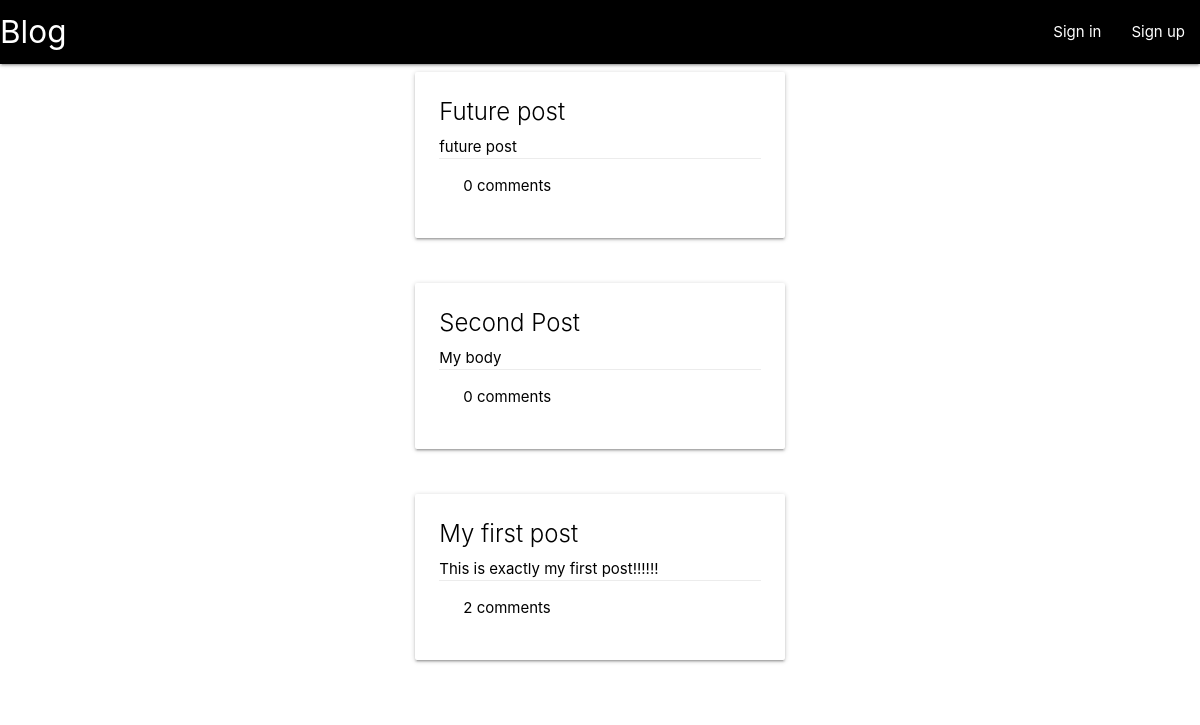
The app's page /, older data.
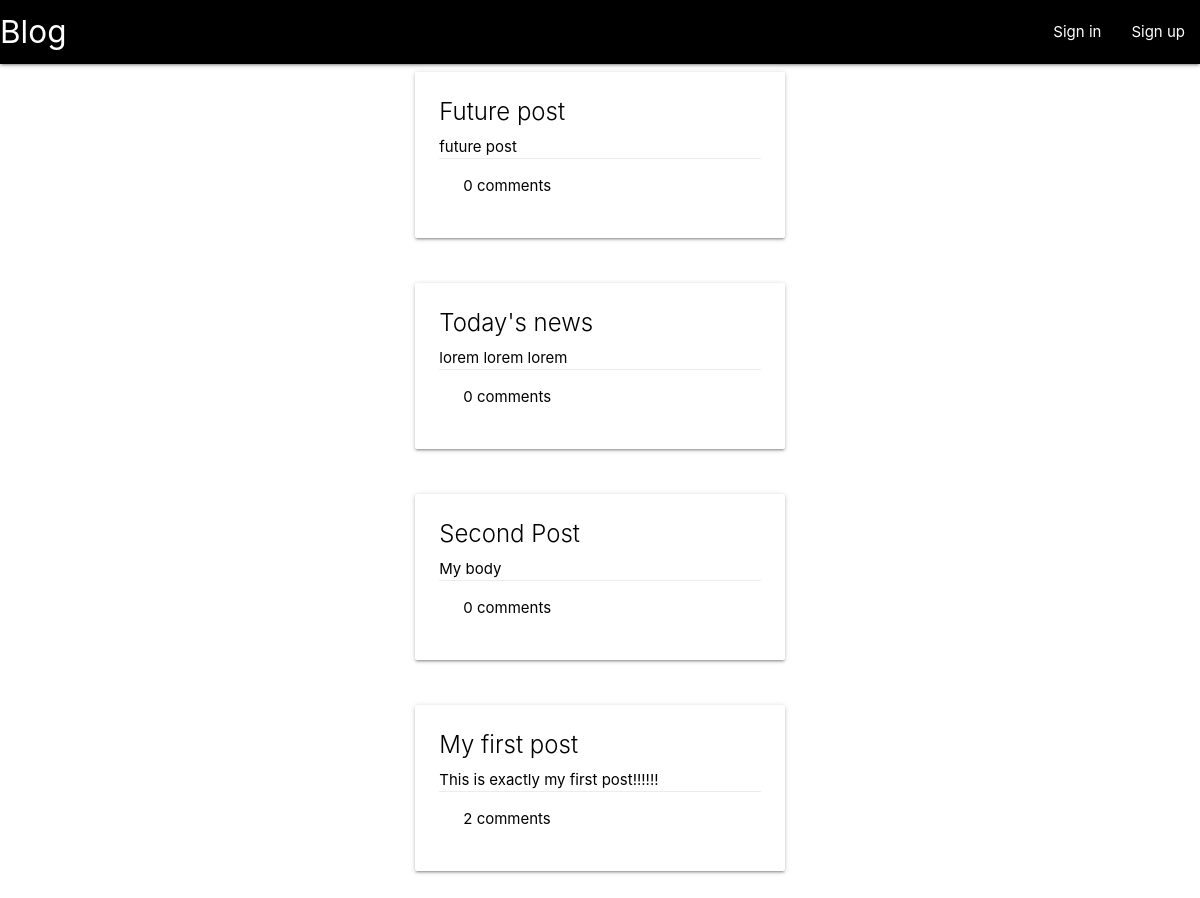
The same page, newer data.
### blog_app/models.py (models this page shows)
class Post(models.Model):
	title = models.CharField(max_length=144)
	body = models.CharField(max_length=1024)
	pub_date = models.DateTimeField(default=timezone.now());
	user = models.CharField(max_length=32)
	def __str__(self):
		return self.title

### blog_app/views.py (the view)
# urls.py: path('', views.IndexView.as_view(), name='index'),
class IndexView(generic.ListView):
	template_name = "blog_app/index.html"
	context_object_name = "posts"
	def get_queryset(self):
		return Post.objects.filter(pub_date__lte=timezone.now()).order_by("-pub_date")

### blog_app/templates/blog_app/index.html
{% extends "blog_app/navbar.html" %}
{% block content %}
	<div class="container">
		<div class="row">
		<div class="col s8 offset-s2">
			{% if posts %}
				{% for post in posts %}
						<a href="{% url 'blog_app:detail' post.id %}" class="black-text">
							<div class="card">
								<div class="card-content">
									<span class="card-title">{{ post }}</span>
									<p>{{ post.body }}</p>
									<div class="card-action">
										<span>
											{{ post.comment_set.count }} comments
										</span>
									</div>
								</div>
							</div>
						</a>
						<br>
					{% endfor %}
				{% else %}
					<p>No posts yet</p>
				{% endif %}
		</div>
		</div>
	</div>
{% endblock %}

### blog_app/templates/blog_app/navbar.html (shortened to what this page needs)
<!DOCTYPE html>
<html lang="en">
<head>
	{% load static %}
	<link rel="stylesheet" type="text/css" href="{% static 	'materialize.min.css' %}">
</head>
<body>
	<div class="navbar-fixed">
		<nav>
		  <div class="nav-wrapper black">
		    <a href="{% url 'blog_app:index' %}" class="brand-logo">Blog</a>
		  {% if user.is_authenticated %}
	    	<ul class="right hide-on-med-and-down">
	    	  <li><a href="{% url 'blog_app:new_post' %}" class="btn-small">Create post</a></li>
		      <li>{{ user.username }}</li>
		      <li><a href="{% url 'blog_app:logout' %}">Log out</a></li>
		    </ul>
	    {% else %}
	    	<ul class="right hide-on-med-and-down">
		      <li><a href="{% url 'blog_app:login' %}">Sign in</a></li>
		      <li><a href="{% url 'blog_app:register' %}">Sign up</a></li>
		    </ul>
		 	{% endif %}
		  </div>
		</nav>
	</div>
	<div class="container">
	{% block content %}
	{% endblock %}
	</div>
</body>
</html>

Row changes from the older to the newer data that the page shows:
added Post: title "Today's news", body "lorem lorem lorem", comment_set.count "0"
